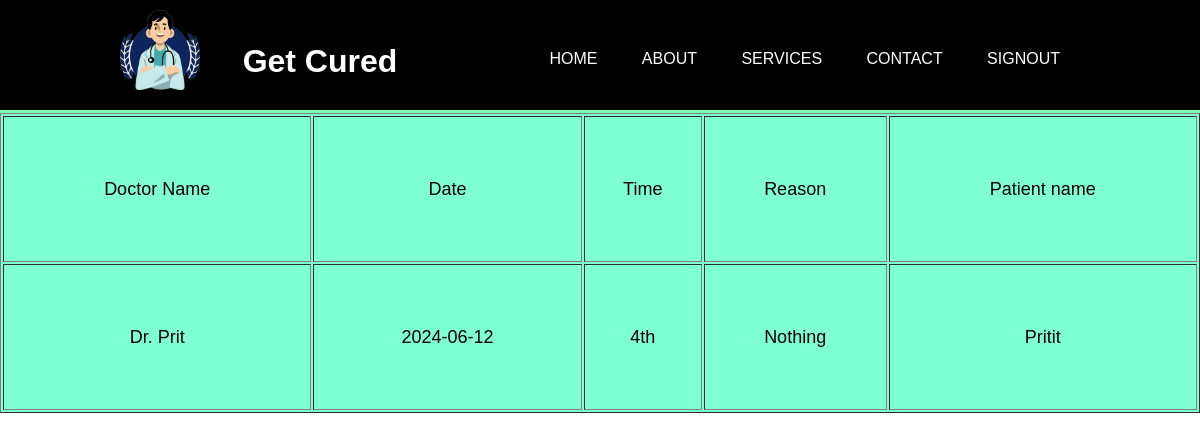
The page /doctor_dash/Dr. Prit on the database its author committed.
### dproject1/models.py (models this page shows)
class appointment(models.Model):
    name=models.CharField(max_length=50,default=0)
    email=models.EmailField(max_length=50,default=0)
    address=models.CharField(max_length=100,default=0)
    phone=models.IntegerField(default=0)
    age=models.IntegerField(default=0)
    option_gender=models.CharField(max_length=20,default=0)
    option_doctor=models.CharField(max_length=50,default=0)
    fee=models.CharField(max_length=10,default=0)
    date=models.CharField(max_length=50,default=0)
    time=models.CharField(max_length=50,default=0)
    reason=models.CharField(max_length=200000,default=0)
    doctor_pwd=models.CharField(max_length=50,default=123)
    class Meta:
        db_table="appointment"

### dproject1/views.py (the view)
# urls.py: path('doctor_dash/<str:name>',views.doctor_dash),
def doctor_dash(request,name):
    u1=appointment.objects.get(option_doctor=name)
    q=appointment.objects.filter(option_doctor=name).count()
    if q<2:
        return render(request,'doctor_dash1.html',{'n':u1})
    else:
        return render(request,'doctor_dash.html',{'u1':u1})

### dproject1/templates/doctor_dash1.html (shortened to what this page needs)
{% load static %}
<!DOCTYPE html>
<html lang="en">
<head>
    <link rel="stylesheet" href="{% static 'admin_dash.css' %}">
</head>
<body>
    <header>
        <div class="container">
            <a href="doc_page">
            <img src="{% static 'logo.ico' %}" alt="admin_page.html" id="logo1"></a><br>
            <h1 id="black1">----</h1>
            <h1>Get Cured</h1>
            <nav>
                <ul>
                    <li><a href="doc_page">Home</a></li>
                    <li><a href="About">About</a></li>
                    <li><a href="#services">Services</a></li>
                    <li><a href="#contact">Contact</a></li>
                    <li><a href="home1">SIGNOUT</a></li>
                </ul>
            </nav>
        </div>
    </header>
    <center>
        <div class="tab">
        <table border = solid  >
            <tr>
                <td>Doctor Name</td>
                <td>Date</td>
                <td>Time</td>
                <td>Reason</td>
                <td>Patient name</td>
            </tr>
        </div>
            <tr>
                <td>{{n.option_doctor}}</td>
                <td>{{n.date}}</td>
                <td>{{n.time}}</td>
                <td>{{n.reason}}</td>
                <td>{{n.name}}</td>
              </tr>
    </center>
    </body>
    </html>

### dproject1/static/admin_dash.css (style rules this page uses)
* { margin: 0; padding: 0; box-sizing: border-box; font-family: Arial, sans-serif; }
body { line-height: 1.6; }
.container { width: 80%; height: 100px; margin: 0 auto; }
#black1 { color: black; }
#logo1 { height: 80px; width: 80px; margin-left: 0px; float: left; }
header { background: black; color: #fff; padding-top: 10px; min-height: 70px; border-bottom: #77ffb9 3px solid; }
header a { color: #fff; text-decoration: none; text-transform: uppercase; font-size: 16px; }
header ul { padding: 0; list-style: none; }
header ul li { display: inline; padding: 0 20px 0 20px; }
header h1 { float: left; }
header nav { float: right; margin-top: 10px; }
.tab table { width: 100%; height: 300px; background-color: aquamarine; text-align: center; font-size: large; }

### rows shown on the page
appointment: option_doctor "Dr. Prit", date "2024-06-12", time "4th", reason "Nothing", name "Pritit"
